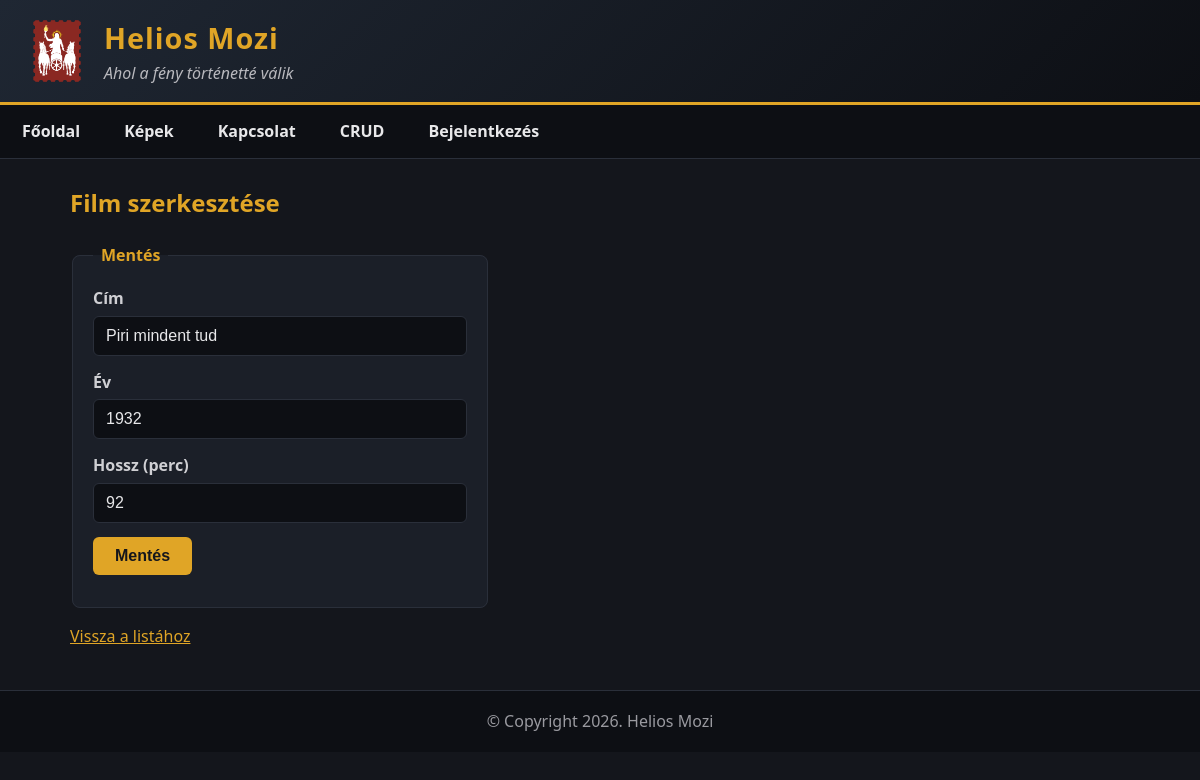
/crud_szerkeszt?id=3, run on the app's committed database.
### tables this page shows
CREATE TABLE `film` (
  `id` INT UNSIGNED NOT NULL AUTO_INCREMENT,
  `cim` VARCHAR(255) NOT NULL,
  `ev` INT NOT NULL,
  `hossz` INT NOT NULL,
  PRIMARY KEY (`id`)
);

### index.php (called while the page is built, shortened)
<?php
	include('./templates/index.tpl.php');
?>

### logicals/crud_szerkeszt.php (called while the page is built, shortened)
<?php
$film = array('id' => 0, 'cim' => '', 'ev' => '', 'hossz' => '');
$hibak = array();
$azonosito = (isset($_GET['id']) && ctype_digit($_GET['id'])) ? (int) $_GET['id'] : 0;
try {
    $dbh = adatbazis_kapcsolat();
    if ($_SERVER['REQUEST_METHOD'] === 'POST') {
        $film['id'] = $azonosito;
        $film['cim'] = isset($_POST['cim']) ? trim($_POST['cim']) : '';
        $film['ev'] = isset($_POST['ev']) ? trim($_POST['ev']) : '';
        $film['hossz'] = isset($_POST['hossz']) ? trim($_POST['hossz']) : '';
        $hibak = film_ellenoriz($film['cim'], $film['ev'], $film['hossz']);
        if (empty($hibak)) {
            $stmt = $dbh->prepare("update film set cim = :cim, ev = :ev, hossz = :hossz where id = :id");
            $stmt->execute(array(
                ':cim' => $film['cim'],
                ':ev' => (int) $film['ev'],
                ':hossz' => (int) $film['hossz'],
                ':id' => $azonosito
            ));
            header("Location: crud");
            exit;
        }
    }
    else {
        $stmt = $dbh->prepare("select id, cim, ev, hossz from film where id = :id");
        $stmt->execute(array(':id' => $azonosito));
        $row = $stmt->fetch();
        if ($row) {
            $film = $row;
        }
        else {
            $nincs_film = true;
        }
    }
}
catch (PDOException $e) {
    $hibak['altalanos'] = 'A művelet nem sikerült: ' . $e->getMessage();
}

### templates/reszek/crud_urlap.tpl.php (the view, shortened to what this page needs)
<form class="urlap crud-urlap" action="<?= $crud_action ?>" method="post">
    <fieldset>
        <legend><?= htmlspecialchars($crud_submit) ?></legend>
        <p>
            <label for="cim">Cím</label>
            <input type="text" id="cim" name="cim" value="<?= htmlspecialchars($film['cim']) ?>">
        </p>
        <p>
            <label for="ev">Év</label>
            <input type="text" id="ev" name="ev" value="<?= htmlspecialchars($film['ev']) ?>">
        </p>
        <p>
            <label for="hossz">Hossz (perc)</label>
            <input type="text" id="hossz" name="hossz" value="<?= htmlspecialchars($film['hossz']) ?>">
        </p>
        <p><input type="submit" value="<?= htmlspecialchars($crud_submit) ?>"></p>
    </fieldset>
</form>

### styles/stilus.css (style rules this page uses)
* { box-sizing: border-box; }
body { margin: 0; font-family: "Segoe UI", Arial, sans-serif; line-height: 1.6; background-color: #14161c; color: #e8e8ea; }
.urlap { max-width: 420px; }
.urlap fieldset { border: 1px solid #2a2f3a; border-radius: 8px; padding: 18px 20px; background-color: #1b1f28; }
.urlap legend { padding: 0 8px; color: #e0a526; font-weight: 600; }
.urlap input[type="text"], .urlap input[type="password"] { width: 100%; padding: 10px 12px; border: 1px solid #2a2f3a; border-radius: 6px; background-color: #0d0f14; color: #e8e8ea; font-size: 1rem; }
.urlap input[type="submit"] { padding: 10px 22px; border: 0; border-radius: 6px; background-color: #e0a526; color: #14161c; font-weight: 700; font-size: 1rem; cursor: pointer; }
.urlap p { margin: 0 0 14px; }
.urlap label { display: block; margin-bottom: 4px; font-weight: 600; color: #cfcfd3; }

### data on the page
film: cim "Piri mindent tud", ev "1932", hossz "92"

### other printed values
$fejlec['cim'] "Helios Mozi"
$fejlec['motto'] "Ahol a fény történetté válik"
$oldal['szoveg'] "Főoldal"
$oldal['szoveg'] "Képek"
$oldal['szoveg'] "Kapcsolat"
$oldal['szoveg'] "CRUD"
$oldal['szoveg'] "Bejelentkezés"
$crud_submit "Mentés"
$lablec['copyright'] "Copyright 2026."
$lablec['ceg'] "Helios Mozi"
